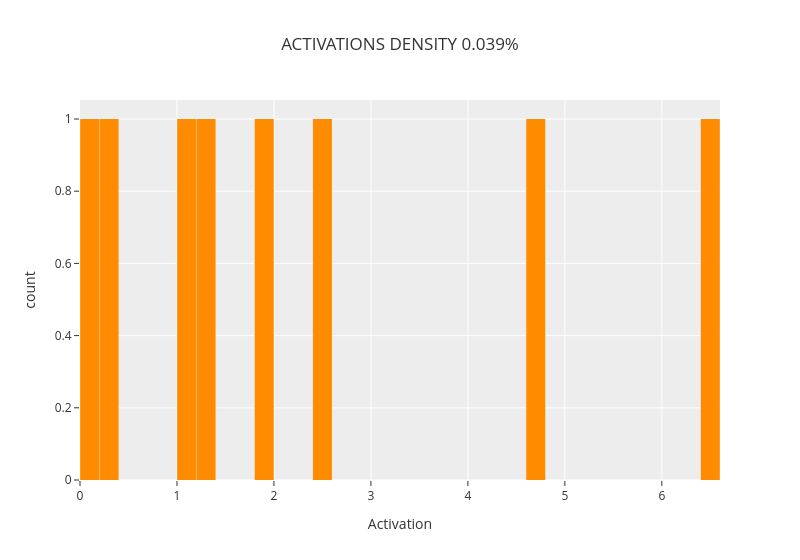

The code cell stored with this chart in its notebook:
### Markdown cell above
## activation histgram
number of tokens that activates a certain latent of the SAE

### Code cell
def show_activation_histogram(
  model: HookedSAETransformer,
  sae: SAE,
  act_store: ActivationsStore,
  latent_idx: int,
  total_batches: int = 10,
):
  """
  Displays the activation histogram for a particular latent, computed across `total_batches`
  batches from `act_store`.
  """
  sae_acts_post_hook_name = f"{sae.cfg.metadata.hook_name}.hook_sae_acts_post"
  all_positive_acts = []

  for i in tqdm(range(total_batches), desc="Computing activations for histogram"):
    tokens = act_store.get_batch_tokens()
    _, cache = model.run_with_cache_with_saes(
      tokens,
      saes=[sae],
      stop_at_layer=_get_hook_layer(sae) + 1,
      names_filter=[sae_acts_post_hook_name],
    )
    acts = cache[sae_acts_post_hook_name][..., latent_idx]
    all_positive_acts.extend(acts[acts > 0].cpu().tolist())

    frac_active = len(all_positive_acts) / (total_batches * act_store.store_batch_size_prompts * act_store.context_size)

  px.histogram(
    all_positive_acts,
    nbins=50,
    title=f"ACTIVATIONS DENSITY {frac_active:.3%}",
    labels={"value": "Activation"},
    width=800,
    template="ggplot2",
    color_discrete_sequence=["darkorange"],
  ).update_layout(bargap=0.02, showlegend=False).show()

show_activation_histogram(gpt2, gpt2_sae, gpt2_act_store, latent_idx=9)

### Figure 1 — Plotly figure (JSON) as saved in the notebook; plotly's stock layout.template omitted (floating-point values rounded to 4 significant figures)
{"data": [{"bingroup": "x", "hovertemplate": "variable=0<br>Activation=%{x}<br>count=%{y}<extra></extra>", "legendgroup": "0", "marker": {"color": "darkorange", "pattern": {"shape": ""}}, "name": "0", "nbinsx": 50, "orientation": "v", "showlegend": true, "type": "histogram", "x": [6.442, 0.04649, 1.836, 1.333, 0.27, 1.015, 4.628, 2.508], "xaxis": "x", "yaxis": "y"}], "layout": {"bargap": 0.02, "barmode": "relative", "legend": {"title": {"text": "variable"}, "tracegroupgap": 0}, "showlegend": false, "title": {"text": "ACTIVATIONS DENSITY 0.039%"}, "width": 800, "xaxis": {"anchor": "y", "domain": [0, 1], "title": {"text": "Activation"}}, "yaxis": {"anchor": "x", "domain": [0, 1], "title": {"text": "count"}}}}
